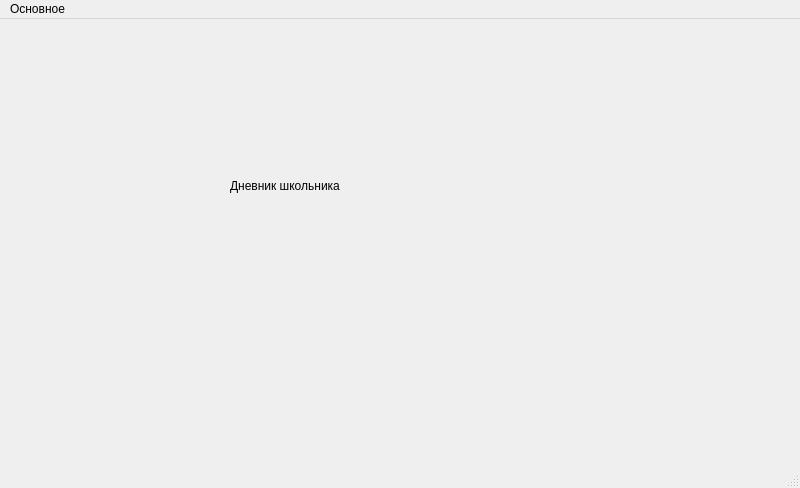
<?xml version="1.0" encoding="UTF-8"?>
<ui version="4.0">
 <class>MainWindow</class>
 <widget class="QMainWindow" name="MainWindow">
  <property name="geometry">
   <rect>
    <x>0</x>
    <y>0</y>
    <width>800</width>
    <height>488</height>
   </rect>
  </property>
  <property name="windowTitle">
   <string>MainWindow</string>
  </property>
  <widget class="QWidget" name="centralwidget">
   <widget class="QLabel" name="label">
    <property name="geometry">
     <rect>
      <x>230</x>
      <y>60</y>
      <width>301</width>
      <height>213</height>
     </rect>
    </property>
    <property name="maximumSize">
     <size>
      <width>301</width>
      <height>16777215</height>
     </size>
    </property>
    <property name="toolTip">
     <string>&lt;html&gt;&lt;head/&gt;&lt;body&gt;&lt;p&gt;&lt;br/&gt;&lt;/p&gt;&lt;p&gt;&lt;br/&gt;&lt;/p&gt;&lt;/body&gt;&lt;/html&gt;</string>
    </property>
    <property name="text">
     <string>Дневник школьника</string>
    </property>
    <property name="margin">
     <number>100</number>
    </property>
   </widget>
  </widget>
  <widget class="QStatusBar" name="statusbar"/>
  <widget class="QMenuBar" name="menubar">
   <property name="geometry">
    <rect>
     <x>0</x>
     <y>0</y>
     <width>800</width>
     <height>21</height>
    </rect>
   </property>
   <widget class="QMenu" name="menu">
    <property name="title">
     <string>Основное</string>
    </property>
    <addaction name="about_action"/>
   </widget>
   <addaction name="menu"/>
  </widget>
  <action name="action">
   <property name="text">
    <string>О нас</string>
   </property>
  </action>
  <action name="about_action">
   <property name="text">
    <string>О проекте</string>
   </property>
  </action>
 </widget>
 <resources/>
 <connections/>
</ui>
